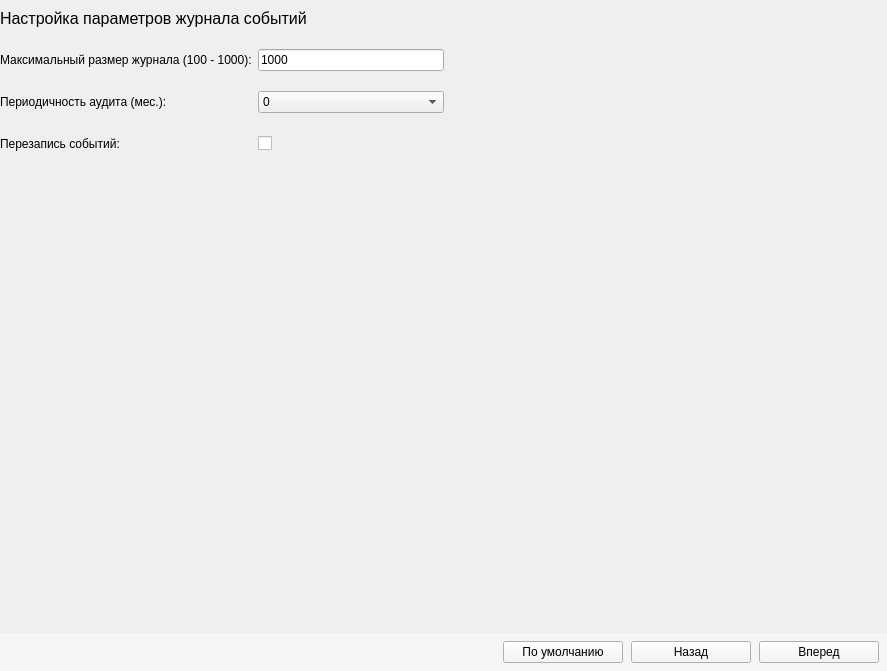
<?xml version="1.0" encoding="UTF-8"?>
<ui version="4.0">
 <class>Form</class>
 <widget class="QWidget" name="Form">
  <property name="geometry">
   <rect>
    <x>0</x>
    <y>0</y>
    <width>887</width>
    <height>671</height>
   </rect>
  </property>
  <property name="windowTitle">
   <string>Form</string>
  </property>
  <layout class="QVBoxLayout" name="verticalLayout">
   <property name="leftMargin">
    <number>0</number>
   </property>
   <property name="topMargin">
    <number>0</number>
   </property>
   <property name="rightMargin">
    <number>0</number>
   </property>
   <property name="bottomMargin">
    <number>0</number>
   </property>
   <item>
    <layout class="QHBoxLayout" name="middle_horizontal_layout_3">
     <item>
      <widget class="QLabel" name="view_journal_label_3">
       <property name="minimumSize">
        <size>
         <width>0</width>
         <height>36</height>
        </size>
       </property>
       <property name="font">
        <font>
         <pointsize>12</pointsize>
        </font>
       </property>
       <property name="styleSheet">
        <string notr="true"/>
       </property>
       <property name="text">
        <string>Настройка параметров журнала событий</string>
       </property>
      </widget>
     </item>
     <item>
      <spacer name="horizontal_spacer_10">
       <property name="orientation">
        <enum>Qt::Horizontal</enum>
       </property>
       <property name="sizeHint" stdset="0">
        <size>
         <width>40</width>
         <height>20</height>
        </size>
       </property>
      </spacer>
     </item>
    </layout>
   </item>
   <item>
    <layout class="QHBoxLayout" name="horizontalLayout_6">
     <item>
      <layout class="QGridLayout" name="gridLayout_2">
       <item row="0" column="0">
        <widget class="QLabel" name="journal_max_size_label">
         <property name="minimumSize">
          <size>
           <width>0</width>
           <height>36</height>
          </size>
         </property>
         <property name="text">
          <string>Максимальный размер журнала (100 - 1000):</string>
         </property>
        </widget>
       </item>
       <item row="0" column="1">
        <widget class="QLineEdit" name="journal_max_size_line_edit">
         <property name="text">
          <string>1000</string>
         </property>
        </widget>
       </item>
       <item row="1" column="0">
        <widget class="QLabel" name="journal_audit_period_label">
         <property name="minimumSize">
          <size>
           <width>0</width>
           <height>36</height>
          </size>
         </property>
         <property name="text">
          <string>Периодичность аудита (мес.):</string>
         </property>
        </widget>
       </item>
       <item row="1" column="1">
        <widget class="QComboBox" name="journal_audit_period_combo_box">
         <item>
          <property name="text">
           <string>0</string>
          </property>
         </item>
         <item>
          <property name="text">
           <string>1</string>
          </property>
         </item>
         <item>
          <property name="text">
           <string>2</string>
          </property>
         </item>
         <item>
          <property name="text">
           <string>3</string>
          </property>
         </item>
         <item>
          <property name="text">
           <string>4</string>
          </property>
         </item>
         <item>
          <property name="text">
           <string>5</string>
          </property>
         </item>
         <item>
          <property name="text">
           <string>6</string>
          </property>
         </item>
         <item>
          <property name="text">
           <string>7</string>
          </property>
         </item>
         <item>
          <property name="text">
           <string>8</string>
          </property>
         </item>
         <item>
          <property name="text">
           <string>9</string>
          </property>
         </item>
         <item>
          <property name="text">
           <string>10</string>
          </property>
         </item>
         <item>
          <property name="text">
           <string>11</string>
          </property>
         </item>
         <item>
          <property name="text">
           <string>12</string>
          </property>
         </item>
        </widget>
       </item>
       <item row="2" column="0">
        <layout class="QHBoxLayout" name="horizontalLayout_5">
         <item>
          <widget class="QLabel" name="journal_messages_overwriting_label">
           <property name="minimumSize">
            <size>
             <width>0</width>
             <height>36</height>
            </size>
           </property>
           <property name="text">
            <string>Перезапись событий:</string>
           </property>
          </widget>
         </item>
         <item>
          <spacer name="horizontalSpacer">
           <property name="orientation">
            <enum>Qt::Horizontal</enum>
           </property>
           <property name="sizeHint" stdset="0">
            <size>
             <width>40</width>
             <height>20</height>
            </size>
           </property>
          </spacer>
         </item>
        </layout>
       </item>
       <item row="2" column="1">
        <widget class="Toggle" name="journal_messages_overwriting_check_box">
         <property name="sizePolicy">
          <sizepolicy hsizetype="Maximum" vsizetype="Maximum">
           <horstretch>0</horstretch>
           <verstretch>0</verstretch>
          </sizepolicy>
         </property>
         <property name="text">
          <string/>
         </property>
        </widget>
       </item>
      </layout>
     </item>
     <item>
      <spacer name="horizontalSpacer_2">
       <property name="orientation">
        <enum>Qt::Horizontal</enum>
       </property>
       <property name="sizeHint" stdset="0">
        <size>
         <width>40</width>
         <height>20</height>
        </size>
       </property>
      </spacer>
     </item>
    </layout>
   </item>
   <item>
    <spacer name="verticalSpacer_2">
     <property name="orientation">
      <enum>Qt::Vertical</enum>
     </property>
     <property name="sizeHint" stdset="0">
      <size>
       <width>20</width>
       <height>432</height>
      </size>
     </property>
    </spacer>
   </item>
   <item>
    <widget class="QWidget" name="parms_buttons_widget" native="true">
     <property name="styleSheet">
      <string notr="true">background-color: #f5f5f5;</string>
     </property>
     <layout class="QHBoxLayout" name="horizontalLayout_7">
      <property name="spacing">
       <number>8</number>
      </property>
      <property name="leftMargin">
       <number>0</number>
      </property>
      <property name="topMargin">
       <number>8</number>
      </property>
      <property name="rightMargin">
       <number>8</number>
      </property>
      <property name="bottomMargin">
       <number>8</number>
      </property>
      <item>
       <spacer name="horizontal_spacer_11">
        <property name="orientation">
         <enum>Qt::Horizontal</enum>
        </property>
        <property name="sizeHint" stdset="0">
         <size>
          <width>40</width>
          <height>20</height>
         </size>
        </property>
       </spacer>
      </item>
      <item>
       <widget class="QPushButton" name="default_push_button">
        <property name="minimumSize">
         <size>
          <width>120</width>
          <height>0</height>
         </size>
        </property>
        <property name="text">
         <string>По умолчанию</string>
        </property>
       </widget>
      </item>
      <item>
       <widget class="QPushButton" name="back_push_button">
        <property name="minimumSize">
         <size>
          <width>120</width>
          <height>0</height>
         </size>
        </property>
        <property name="text">
         <string>Назад</string>
        </property>
       </widget>
      </item>
      <item>
       <widget class="QPushButton" name="next_push_button">
        <property name="minimumSize">
         <size>
          <width>120</width>
          <height>0</height>
         </size>
        </property>
        <property name="text">
         <string>Вперед</string>
        </property>
       </widget>
      </item>
     </layout>
    </widget>
   </item>
  </layout>
 </widget>
 <customwidgets>
  <customwidget>
   <class>Toggle</class>
   <extends>QCheckBox</extends>
   <header>toggle</header>
  </customwidget>
 </customwidgets>
 <resources/>
 <connections/>
</ui>
